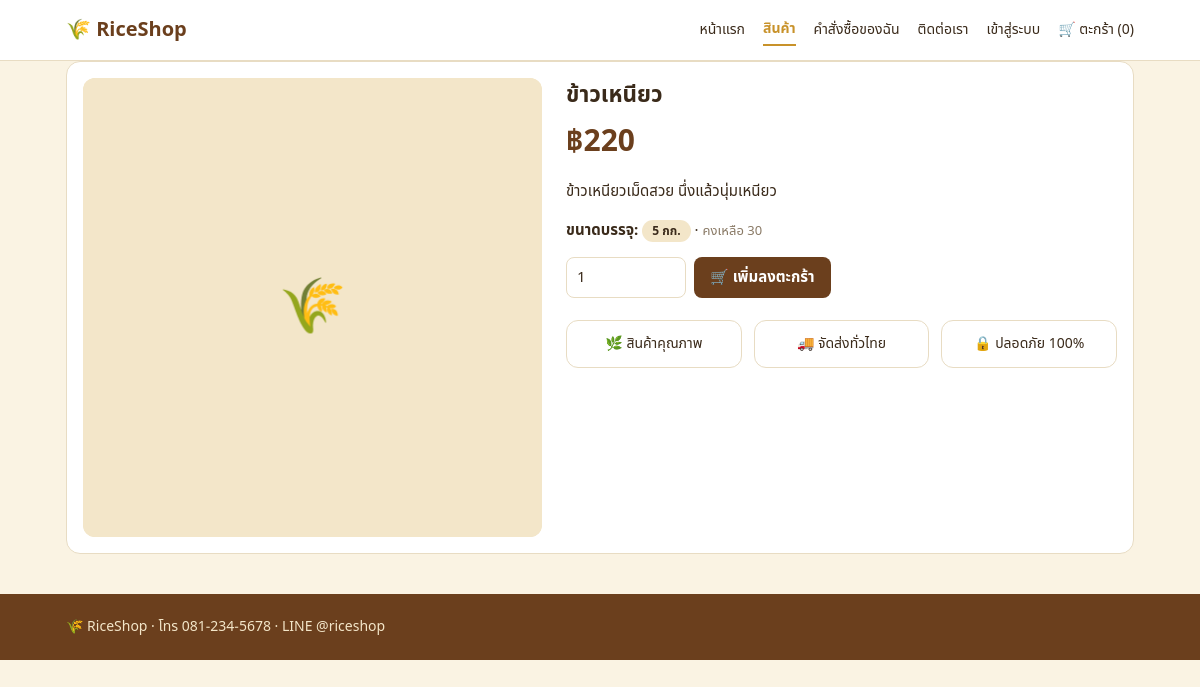
/product.php?id=2, run on the app's committed database.
### tables this page shows
CREATE TABLE products(id INT AUTO_INCREMENT PRIMARY KEY,category_id INT DEFAULT NULL,name VARCHAR(150) NOT NULL,size VARCHAR(50) DEFAULT '',price INT NOT NULL,stock INT NOT NULL DEFAULT 0,description TEXT,image VARCHAR(60) DEFAULT NULL);

### product.php (the view, shortened to what this page needs)
<?php require 'config.php';
$p = q('SELECT * FROM products WHERE id=?', [(int)($_GET['id'] ?? 0)])->fetch();
head($p['name'], 'products'); ?>
<div class="cols3 card">
    <div><?php if ($p['image']): ?><div class="pdimg" id="zoom" tabindex="0" role="button" title="คลิกเพื่อขยายรูป"><img src="uploads/products/<?= e($p['image']) ?>" alt="<?= e($p['name']) ?>"></div><?php else: ?><div class="pdimg">
                <div class="noimg">🌾</div>
            </div><?php endif ?></div>
    <div>
        <h2 style="margin:0"><?= e($p['name']) ?></h2>
        <div class="price" style="font-size:30px;margin:6px 0"><?= baht($p['price']) ?></div>
        <p><?= nl2br(e($p['description'])) ?></p>
        <p><b>ขนาดบรรจุ:</b> <span class="tag" style="background:var(--cr2)"><?= e($p['size']) ?></span> · <span class="mu"><?= $p['stock'] > 0 ? 'คงเหลือ ' . $p['stock'] : 'สินค้าหมด' ?></span></p>
        <?php if ($p['stock'] > 0): ?><form method="post" action="cart.php" class="row">
                <input type="number" name="qty" value="1" min="1" max="<?= $p['stock'] ?>" style="width:90px;flex:none"><button class="btn">🛒 เพิ่มลงตะกร้า</button>
            </form><?php endif ?>
        <div class="feat" style="grid-template-columns:repeat(3,1fr)">
            <div>🌿 สินค้าคุณภาพ</div>
            <div>🚚 จัดส่งทั่วไทย</div>
            <div>🔒 ปลอดภัย 100%</div>
        </div>
    </div>
</div>

### assets/style.css (style rules this page uses)
:root { --br: #6b3f1d; --br2: #8a5a2b; --gd: #c8922a; --cr: #faf3e3; --cr2: #f3e6c9; --tx: #3a2a1a; --mu: #8a7a66; --bd: #e8dcc3; --ok: #2f855a; --bad: #c53030; }
* { box-sizing: border-box; }
body { margin: 0; font: 15px/1.55 "Noto Sans Thai", system-ui, sans-serif; background: var(--cr); color: var(--tx); }
.mu { color: var(--mu); font-size: 13px; }
.btn { background: var(--br); color: #fff; border: 0; border-radius: 8px; padding: 9px 16px; font: inherit; font-weight: 600; cursor: pointer; text-decoration: none; display: inline-block; }
.card { background: #fff; border: 1px solid var(--bd); border-radius: 14px; padding: 16px; }
.pc img, .noimg { width: 100%; aspect-ratio: 1; object-fit: cover; border-radius: 10px; background: var(--cr2); }
.noimg { display: flex; align-items: center; justify-content: center; font-size: 54px; }
.price { font-weight: 700; color: var(--br); font-size: 18px; }
.feat { display: grid; grid-template-columns: repeat(auto-fit, minmax(180px, 1fr)); gap: 12px; margin: 22px 0; }
.feat div { background: #fff; border: 1px solid var(--bd); border-radius: 12px; padding: 12px; text-align: center; font-size: 14px; }
.cols3 { display: grid; grid-template-columns: 5fr 6fr; gap: 24px; }
input, select, textarea { width: 100%; padding: 8px 10px; border: 1px solid var(--bd); border-radius: 8px; font: inherit; background: #fff; color: var(--tx); }
.tag { display: inline-block; padding: 2px 10px; border-radius: 999px; font-size: 12px; font-weight: 600; }
.row { display: flex; gap: 8px; flex-wrap: wrap; align-items: center; }
.row input { width: auto; flex: 1; min-width: 120px; }
.cols3 > * { min-width: 0; }
.pdimg { width: 100%; aspect-ratio: 1; border-radius: 12px; overflow: hidden; background: var(--cr2); display: flex; align-items: center; justify-content: center; }
.pdimg .noimg { width: 100%; height: 100%; aspect-ratio: auto; }

### data on the page
products: name "ข้าวเหนียว", price "฿220", description "ข้าวเหนียวเม็ดสวย นึ่งแล้วนุ่มเหนียว", size "5 กก.", stock "30"

### other printed values
setting('shop_name', 'RiceShop') "RiceShop"
$l "หน้าแรก"
$l "สินค้า"
$l "คำสั่งซื้อของฉัน"
$l "ติดต่อเรา"
$n "0"
setting('phone') "081-234-5678"
setting('line') "@riceshop"
